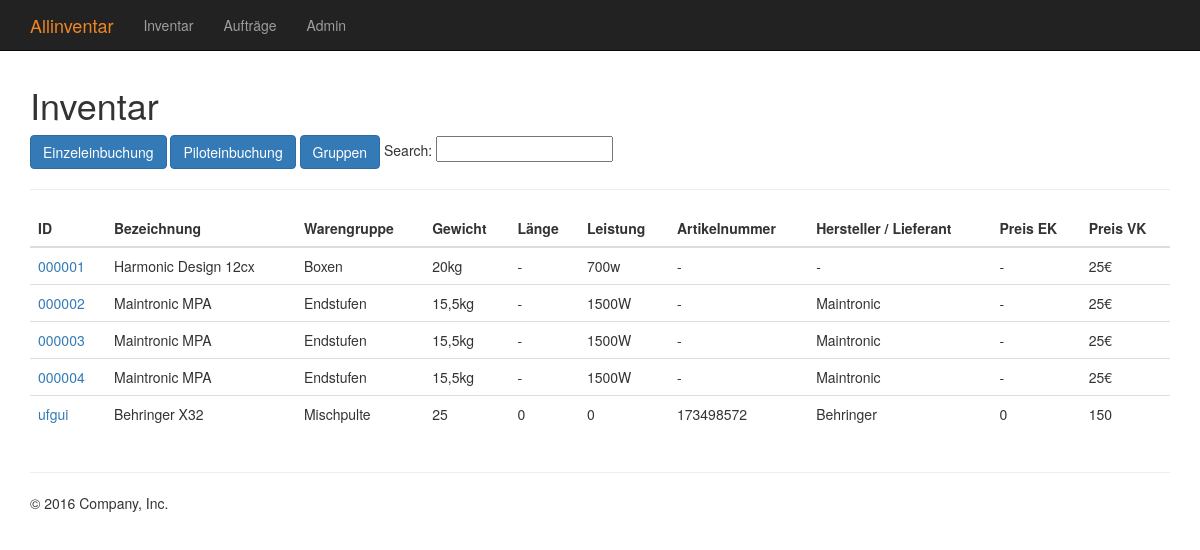
Screenshot of /inventory/ with the database file from the repository.
### inventory/models.py (models this page shows, shortened)
class InventoryItem(models.Model):
    identifier = models.CharField(max_length=30)
    material = models.ForeignKey(Material, on_delete=models.CASCADE)
    status = models.ForeignKey(MaterialStatus, on_delete=models.CASCADE, null=True)
    lager = models.CharField(max_length=10)
    pruefnummer = models.CharField(max_length=30)
    seriennummer = models.CharField(max_length=30)
    def __str__(self):
        return "%s - %s" % (self.identifier, self.material.bezeichnung)

class Material(models.Model):
    bezeichnung = models.CharField(max_length=100)
    warengruppe = models.ForeignKey(MaterialGroup, on_delete=models.CASCADE)
    gewicht = models.IntegerField(null=True)
    laenge = models.IntegerField(null=True)
    leistung = models.IntegerField(null=True)
    artikelnummer = models.CharField(max_length=50, null=True)
    hersteller_lieferant = models.CharField(max_length=100, null=True)
    preis_ek = models.IntegerField(null=True)
    preis_vk = models.IntegerField(null=True)

class MaterialGroup(models.Model):
    description = models.CharField(max_length=100)
    def __str__(self):
        return self.description

### inventory/views.py (the view)
def index(request):
    all_items = InventoryItem.objects.all()
    template = loader.get_template('inventory/index.html')
    context = {
        'all_inventory_items': all_items
    }
    return HttpResponse(template.render(context, request))

### inventory/templates/inventory/index.html
{% extends "base.html" %}
{% block content %}
  <div class="row">
    <div class="col-md-12">
      <h1>Inventar</h1>
      <a href="#" class="btn btn-primary">Einzeleinbuchung</a>
      <a href="#" class="btn btn-primary">Piloteinbuchung</a>
      <a href="#" class="btn btn-primary">Gruppen</a>
      Search: <input type="text">
      <hr/>
      {% if all_inventory_items %}
        <div class="table-responsive">
          <table class="table">
            <thead>
              <tr>
                <th>ID</th>
                <th>Bezeichnung</th>
                <th>Warengruppe</th>
                <th>Gewicht</th>
                <th>Länge</th>
                <th>Leistung</th>
                <th>Artikelnummer</th>
                <th>Hersteller / Lieferant</th>
                <th>Preis EK</th>
                <th>Preis VK</th>
              </tr>
            </thead>
            <tbody>
              {% for inventory in all_inventory_items %}
                <tr>
                  <td><a href="/inventory/{{ inventory.id }}/">{{ inventory.identifier }}</a></td>
                  <td>{{ inventory.material.bezeichnung }}</td>
                  <td>{{ inventory.material.warengruppe }}</td>
                  <td>{{ inventory.material.gewicht }}</td>
                  <td>{{ inventory.material.laenge }}</td>
                  <td>{{ inventory.material.leistung }}</td>
                  <td>{{ inventory.material.artikelnummer }}</td>
                  <td>{{ inventory.material.hersteller_lieferant }}</td>
                  <td>{{ inventory.material.preis_ek }}</td>
                  <td>{{ inventory.material.preis_vk }}</td>
                </tr>
              {% endfor %}
            </tbody>
          </table>
        </div>
      {% endif %}
    </div>
  </div>
{% endblock %}

### allinventar/templates/base.html (style rules this page uses)
body { padding-top: 65px; }

### rows the page displays
InventoryItem: identifier "000001", material.bezeichnung "Harmonic Design 12cx", material.warengruppe "Boxen", material.gewicht "20kg", material.laenge "-", material.leistung "700w", material.artikelnummer "-", material.hersteller_lieferant "-", material.preis_ek "-", material.preis_vk "25€"
InventoryItem: identifier "000002", material.bezeichnung "Maintronic MPA", material.warengruppe "Endstufen", material.gewicht "15,5kg", material.laenge "-", material.leistung "1500W", material.artikelnummer "-", material.hersteller_lieferant "Maintronic", material.preis_ek "-", material.preis_vk "25€"
InventoryItem: identifier "000003", material.bezeichnung "Maintronic MPA", material.warengruppe "Endstufen", material.gewicht "15,5kg", material.laenge "-", material.leistung "1500W", material.artikelnummer "-", material.hersteller_lieferant "Maintronic", material.preis_ek "-", material.preis_vk "25€"
InventoryItem: identifier "000004", material.bezeichnung "Maintronic MPA", material.warengruppe "Endstufen", material.gewicht "15,5kg", material.laenge "-", material.leistung "1500W", material.artikelnummer "-", material.hersteller_lieferant "Maintronic", material.preis_ek "-", material.preis_vk "25€"
InventoryItem: identifier "ufgui", material.bezeichnung "Behringer X32", material.warengruppe "Mischpulte", material.gewicht "25", material.laenge "0", material.leistung "0", material.artikelnummer "173498572", material.hersteller_lieferant "Behringer", material.preis_ek "0", material.preis_vk "150"
